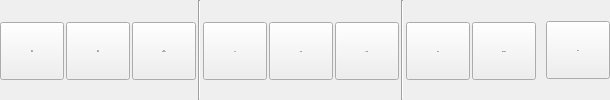
        <widget class="QWidget" name="TabProject">
         <property name="font">
          <font>
           <family>Sans Serif</family>
           <pointsize>8</pointsize>
          </font>
         </property>
         <attribute name="title">
          <string>Project</string>
         </attribute>
         <layout class="QHBoxLayout" name="horizontalLayout">
          <property name="spacing">
           <number>2</number>
          </property>
          <property name="leftMargin">
           <number>0</number>
          </property>
          <property name="topMargin">
           <number>0</number>
          </property>
          <property name="rightMargin">
           <number>0</number>
          </property>
          <property name="bottomMargin">
           <number>0</number>
          </property>
          <item>
           <widget class="QToolButton" name="ActionAddtitle_BT">
            <property name="sizePolicy">
             <sizepolicy hsizetype="Fixed" vsizetype="Fixed">
              <horstretch>0</horstretch>
              <verstretch>0</verstretch>
             </sizepolicy>
            </property>
            <property name="minimumSize">
             <size>
              <width>64</width>
              <height>58</height>
             </size>
            </property>
            <property name="maximumSize">
             <size>
              <width>16777215</width>
              <height>56</height>
             </size>
            </property>
            <property name="font">
             <font>
              <pointsize>-1</pointsize>
             </font>
            </property>
            <property name="toolTip">
             <string>Add an empty slide</string>
            </property>
            <property name="text">
             <string>Add
title</string>
            </property>
            <property name="icon">
             <iconset resource="../RSCffDiaporama.qrc">
              <normaloff>:/img/add_text.png</normaloff>:/img/add_text.png</iconset>
            </property>
            <property name="iconSize">
             <size>
              <width>24</width>
              <height>24</height>
             </size>
            </property>
            <property name="toolButtonStyle">
             <enum>Qt::ToolButtonTextUnderIcon</enum>
            </property>
           </widget>
          </item>
          <item>
           <widget class="QToolButton" name="ActionAdd_BT">
            <property name="sizePolicy">
             <sizepolicy hsizetype="Fixed" vsizetype="Fixed">
              <horstretch>0</horstretch>
              <verstretch>0</verstretch>
             </sizepolicy>
            </property>
            <property name="minimumSize">
             <size>
              <width>64</width>
              <height>58</height>
             </size>
            </property>
            <property name="maximumSize">
             <size>
              <width>16777215</width>
              <height>56</height>
             </size>
            </property>
            <property name="font">
             <font>
              <pointsize>-1</pointsize>
             </font>
            </property>
            <property name="toolTip">
             <string>Add image or video as slide (INS)</string>
            </property>
            <property name="text">
             <string>Add
files</string>
            </property>
            <property name="icon">
             <iconset resource="../RSCffDiaporama.qrc">
              <normaloff>:/img/add_image.png</normaloff>:/img/add_image.png</iconset>
            </property>
            <property name="iconSize">
             <size>
              <width>24</width>
              <height>24</height>
             </size>
            </property>
            <property name="toolButtonStyle">
             <enum>Qt::ToolButtonTextUnderIcon</enum>
            </property>
           </widget>
          </item>
          <item>
           <widget class="QToolButton" name="ActionAddProject_BT">
            <property name="minimumSize">
             <size>
              <width>64</width>
              <height>58</height>
             </size>
            </property>
            <property name="maximumSize">
             <size>
              <width>16777215</width>
              <height>56</height>
             </size>
            </property>
            <property name="font">
             <font>
              <pointsize>-1</pointsize>
             </font>
            </property>
            <property name="toolTip">
             <string>Add a previously saved project at the end of this project</string>
            </property>
            <property name="text">
             <string>Add
project</string>
            </property>
            <property name="icon">
             <iconset resource="../RSCffDiaporama.qrc">
              <normaloff>:/img/add_project.png</normaloff>:/img/add_project.png</iconset>
            </property>
            <property name="iconSize">
             <size>
              <width>24</width>
              <height>24</height>
             </size>
            </property>
            <property name="toolButtonStyle">
             <enum>Qt::ToolButtonTextUnderIcon</enum>
            </property>
           </widget>
          </item>
          <item>
           <widget class="Line" name="line_2">
            <property name="orientation">
             <enum>Qt::Vertical</enum>
            </property>
           </widget>
          </item>
          <item>
           <widget class="QToolButton" name="ActionCut_BT">
            <property name="minimumSize">
             <size>
              <width>64</width>
              <height>58</height>
             </size>
            </property>
            <property name="maximumSize">
             <size>
              <width>16777215</width>
              <height>56</height>
             </size>
            </property>
            <property name="font">
             <font>
              <pointsize>-1</pointsize>
             </font>
            </property>
            <property name="toolTip">
             <string>Copy current slide to clipboard and remove it (Ctrl+X)</string>
            </property>
            <property name="text">
             <string>Cut</string>
            </property>
            <property name="icon">
             <iconset resource="../RSCffDiaporama.qrc">
              <normaloff>:/img/editcut.png</normaloff>:/img/editcut.png</iconset>
            </property>
            <property name="iconSize">
             <size>
              <width>24</width>
              <height>24</height>
             </size>
            </property>
            <property name="toolButtonStyle">
             <enum>Qt::ToolButtonTextUnderIcon</enum>
            </property>
           </widget>
          </item>
          <item>
           <widget class="QToolButton" name="ActionCopy_BT">
            <property name="minimumSize">
             <size>
              <width>64</width>
              <height>58</height>
             </size>
            </property>
            <property name="maximumSize">
             <size>
              <width>16777215</width>
              <height>56</height>
             </size>
            </property>
            <property name="font">
             <font>
              <pointsize>-1</pointsize>
             </font>
            </property>
            <property name="toolTip">
             <string>Copy current slide to clipboard (Ctrl+C)</string>
            </property>
            <property name="text">
             <string>Copy</string>
            </property>
            <property name="icon">
             <iconset resource="../RSCffDiaporama.qrc">
              <normaloff>:/img/editcopy.png</normaloff>:/img/editcopy.png</iconset>
            </property>
            <property name="iconSize">
             <size>
              <width>24</width>
              <height>24</height>
             </size>
            </property>
            <property name="toolButtonStyle">
             <enum>Qt::ToolButtonTextUnderIcon</enum>
            </property>
           </widget>
          </item>
          <item>
           <widget class="QToolButton" name="ActionPaste_BT">
            <property name="minimumSize">
             <size>
              <width>64</width>
              <height>58</height>
             </size>
            </property>
            <property name="maximumSize">
             <size>
              <width>16777215</width>
              <height>56</height>
             </size>
            </property>
            <property name="font">
             <font>
              <pointsize>-1</pointsize>
             </font>
            </property>
            <property name="toolTip">
             <string>Paste current slide from clipboard (Ctrl+V)</string>
            </property>
            <property name="text">
             <string>Paste</string>
            </property>
            <property name="icon">
             <iconset resource="../RSCffDiaporama.qrc">
              <normaloff>:/img/editpaste.png</normaloff>:/img/editpaste.png</iconset>
            </property>
            <property name="iconSize">
             <size>
              <width>24</width>
              <height>24</height>
             </size>
            </property>
            <property name="toolButtonStyle">
             <enum>Qt::ToolButtonTextUnderIcon</enum>
            </property>
           </widget>
          </item>
          <item>
           <widget class="Line" name="line_3">
            <property name="orientation">
             <enum>Qt::Vertical</enum>
            </property>
           </widget>
          </item>
          <item>
           <widget class="QToolButton" name="ActionEdit_BT">
            <property name="sizePolicy">
             <sizepolicy hsizetype="Fixed" vsizetype="Fixed">
              <horstretch>0</horstretch>
              <verstretch>0</verstretch>
             </sizepolicy>
            </property>
            <property name="minimumSize">
             <size>
              <width>64</width>
              <height>58</height>
             </size>
            </property>
            <property name="maximumSize">
             <size>
              <width>16777215</width>
              <height>56</height>
             </size>
            </property>
            <property name="font">
             <font>
              <pointsize>-1</pointsize>
             </font>
            </property>
            <property name="text">
             <string>Edit</string>
            </property>
            <property name="icon">
             <iconset resource="../RSCffDiaporama.qrc">
              <normaloff>:/img/edit.png</normaloff>:/img/edit.png</iconset>
            </property>
            <property name="iconSize">
             <size>
              <width>24</width>
              <height>24</height>
             </size>
            </property>
            <property name="toolButtonStyle">
             <enum>Qt::ToolButtonTextUnderIcon</enum>
            </property>
           </widget>
          </item>
          <item>
           <widget class="QToolButton" name="ActionRemove_BT">
            <property name="minimumSize">
             <size>
              <width>64</width>
              <height>58</height>
             </size>
            </property>
            <property name="maximumSize">
             <size>
              <width>16777215</width>
              <height>56</height>
             </size>
            </property>
            <property name="font">
             <font>
              <pointsize>-1</pointsize>
             </font>
            </property>
            <property name="toolTip">
             <string>Remove current slide (DEL)</string>
            </property>
            <property name="text">
             <string>Remove</string>
            </property>
            <property name="icon">
             <iconset resource="../RSCffDiaporama.qrc">
              <normaloff>:/img/trash.png</normaloff>:/img/trash.png</iconset>
            </property>
            <property name="iconSize">
             <size>
              <width>24</width>
              <height>24</height>
             </size>
            </property>
            <property name="toolButtonStyle">
             <enum>Qt::ToolButtonTextUnderIcon</enum>
            </property>
           </widget>
          </item>
          <item>
           <widget class="QLabel" name="label_2">
            <property name="text">
             <string notr="true"/>
            </property>
           </widget>
          </item>
          <item>
           <widget class="QToolButton" name="Action_Exit_BT_3">
            <property name="sizePolicy">
             <sizepolicy hsizetype="Fixed" vsizetype="Fixed">
              <horstretch>0</horstretch>
              <verstretch>56</verstretch>
             </sizepolicy>
            </property>
            <property name="minimumSize">
             <size>
              <width>64</width>
              <height>58</height>
             </size>
            </property>
            <property name="font">
             <font>
              <pointsize>-1</pointsize>
             </font>
            </property>
            <property name="toolTip">
             <string>Exit application (Ctrl+W)</string>
            </property>
            <property name="text">
             <string>Exit</string>
            </property>
            <property name="icon">
             <iconset resource="../RSCffDiaporama.qrc">
              <normaloff>:/img/exit.png</normaloff>:/img/exit.png</iconset>
            </property>
            <property name="iconSize">
             <size>
              <width>24</width>
              <height>24</height>
             </size>
            </property>
            <property name="toolButtonStyle">
             <enum>Qt::ToolButtonTextUnderIcon</enum>
            </property>
           </widget>
          </item>
         </layout>
        </widget>
